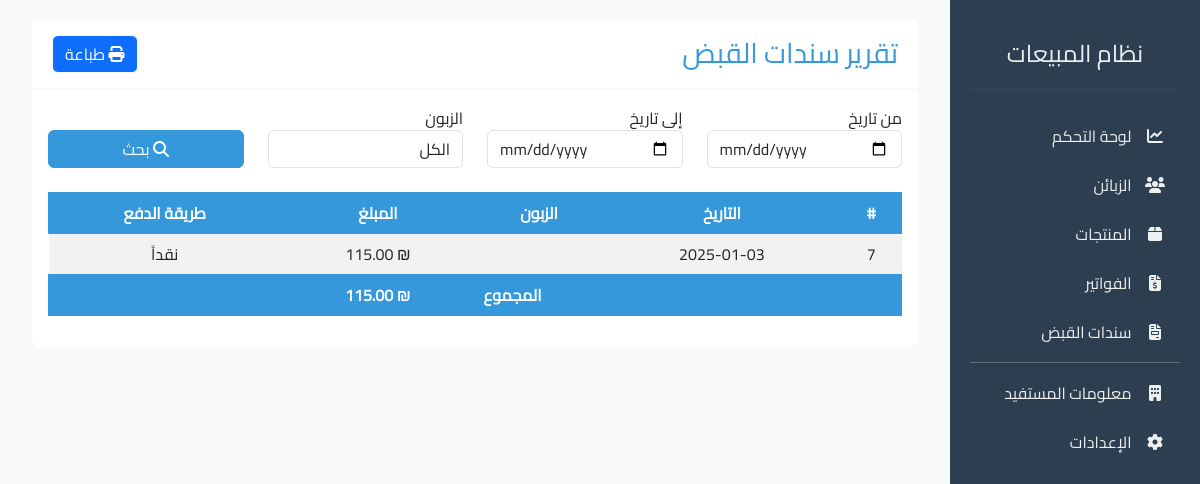
Before: /reports/payment-receipts/ with the older database file.
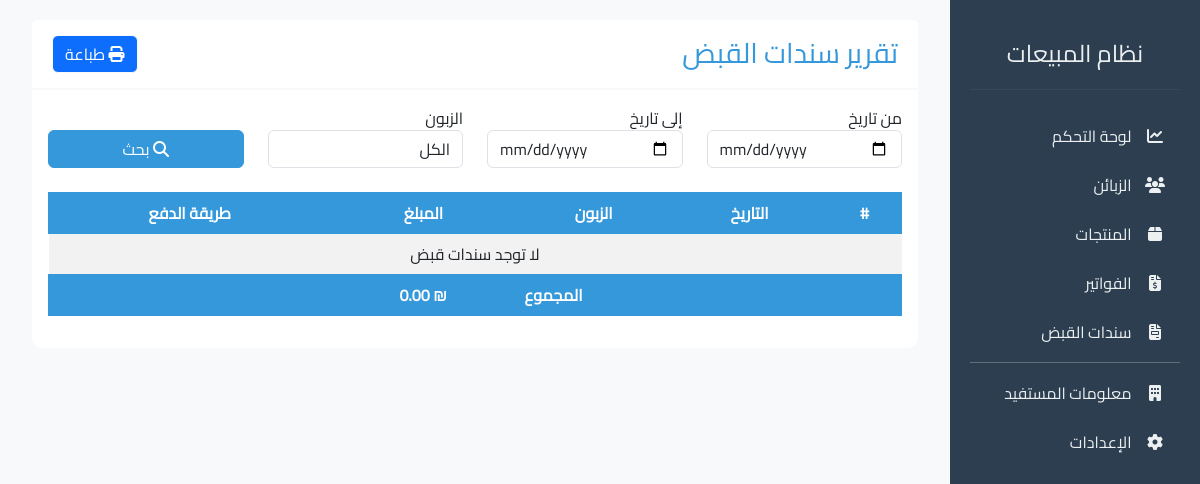
After: the same page with the newer database file.
### sales_app/models.py (models this page shows, shortened)
class Payment(models.Model):
    PAYMENT_METHODS = (
        ('cash', 'نقداً'),
        ('card', 'بطاقة ائتمان'),
        ('transfer', 'تحويل بنكي'),
        ('check', 'شيك'),
    )
    invoice = models.ForeignKey(
        Invoice,
        on_delete=models.PROTECT,
        null=True,
        blank=True,
        related_name='payments',
        verbose_name="الفاتورة"
    )
    customer = models.ForeignKey(
        Customer,
        on_delete=models.PROTECT,
        related_name='payments',
        null=True,
        blank=True,
        verbose_name="الزبون"
    )
    amount = models.DecimalField(
        max_digits=10,
        decimal_places=2,
        validators=[MinValueValidator(Decimal('0.01'))],
        verbose_name="المبلغ"
    )
    date = models.DateTimeField(default=timezone.now, verbose_name="تاريخ الدفع")
    payment_method = models.CharField(
        max_length=10,
        choices=PAYMENT_METHODS,
        default='cash',
        verbose_name="طريقة الدفع"
    )
    reference = models.CharField(
        max_length=100,
        blank=True,
        null=True,
        verbose_name="رقم المرجع"
    )
    class Meta:
        verbose_name = "دفعة"
        verbose_name_plural = "الدفعات"
        ordering = ['-date']

### sales_app/views.py (the view)
# urls.py: path('reports/payment-receipts/', views.payment_receipt_report, name='payment_receipt_report'),
def payment_receipt_report(request):
    payments = Payment.objects.all().order_by('-date')
    customers = Customer.objects.all()
    start_date = request.GET.get('start_date')
    end_date = request.GET.get('end_date')
    customer_id = request.GET.get('customer')
    if start_date:
        payments = payments.filter(date__gte=start_date)
    if end_date:
        payments = payments.filter(date__lte=end_date)
    if customer_id:
        payments = payments.filter(
            Q(customer_id=customer_id) |
            Q(invoice__customer_id=customer_id)
        )
    total_received = payments.aggregate(total=Sum('amount'))['total'] or 0
    paginator = Paginator(payments, 20)
    page = request.GET.get('page')
    payments = paginator.get_page(page)
    context = {
        'payments': payments,
        'customers': customers,
        'total_received': total_received,
    }
    return render(request, 'sales_app/payment_receipt_report.html', context)

### sales_app/templates/sales_app/payment_receipt_report.html (shortened to what this page needs)
{% extends 'sales_app/base.html' %}
{% load static %}
{% block content %}
<div class="container-fluid">
    <div class="card">
        <div class="card-header d-flex justify-content-between align-items-center" style="color: #3498db;">
            <h3 class="card-title mb-0">تقرير سندات القبض</h3>
            <div>
                <button onclick="window.print()" class="btn btn-light no-print bg-primary text-white">
                    <i class="fas fa-print"></i> طباعة
                </button>
            </div>
        </div>
        <div class="card-body">
            <form method="get" class="mb-4 no-print">
                <div class="row">
                    <div class="col-md-3">
                        <div class="form-group">
                            <label for="start_date">من تاريخ</label>
                            <input type="date" name="start_date" id="start_date" class="form-control"
                                   value="{{ request.GET.start_date }}">
                        </div>
                    </div>
                    <div class="col-md-3">
                        <div class="form-group">
                            <label for="end_date">إلى تاريخ</label>
                            <input type="date" name="end_date" id="end_date" class="form-control"
                                   value="{{ request.GET.end_date }}">
                        </div>
                    </div>
                    <div class="col-md-3">
                        <div class="form-group">
                            <label for="customer">الزبون</label>
                            <select name="customer" id="customer" class="form-control" onchange="updateCustomerName(this)">
                                <option value="">الكل</option>
                            </select>
                        </div>
                    </div>
                    <div class="col-md-3">
                        <div class="form-group">
                            <label>&nbsp;</label>
                            <button type="submit" class="btn btn-primary d-block w-100">
                                <i class="fas fa-search"></i> بحث
                            </button>
                        </div>
                    </div>
                </div>
            </form>
            <div class="table-responsive">
                <table class="table table-bordered table-striped">
                    <thead class="table-header">
                        <tr>
                            <th>#</th>
                            <th>التاريخ</th>
                            <th>الزبون</th>
                            <th>المبلغ</th>
                            <th>طريقة الدفع</th>
                        </tr>
                    </thead>
                    <tbody>
                        {% for payment in payments %}
                        <tr>
                            <td>{{ payment.id }}</td>
                            <td>{{ payment.date|date:"Y-m-d" }}</td>
                            <td>{{ payment.customer.name }}</td>
                            <td>₪ {{ payment.amount|floatformat:2 }}</td>
                            <td>{{ payment.get_payment_method_display }}</td>
                        </tr>
                        {% empty %}
                        <tr>
                            <td colspan="7" class="text-center">لا توجد سندات قبض</td>
                        </tr>
                        {% endfor %}
                    </tbody>
                    <tfoot class="table-footer">
                        <tr>
                            <td colspan="3" class="text-end"><strong>المجموع</strong></td>
                            <td><strong>₪ {{ total_received|floatformat:2 }}</strong></td>
                            <td colspan="2"></td>
                        </tr>
                    </tfoot>
                </table>
            </div>
        </div>
    </div>
</div>
{% endblock %}

Changed rows visible on the page:
removed Payment: id "7", date "2025-01-03", amount "115.00", payment_method "نقداً"
Other visible differences:
{{ total_received|floatformat:2 }}: "115.00" → "0.00"
text now shown: "لا توجد سندات قبض"
